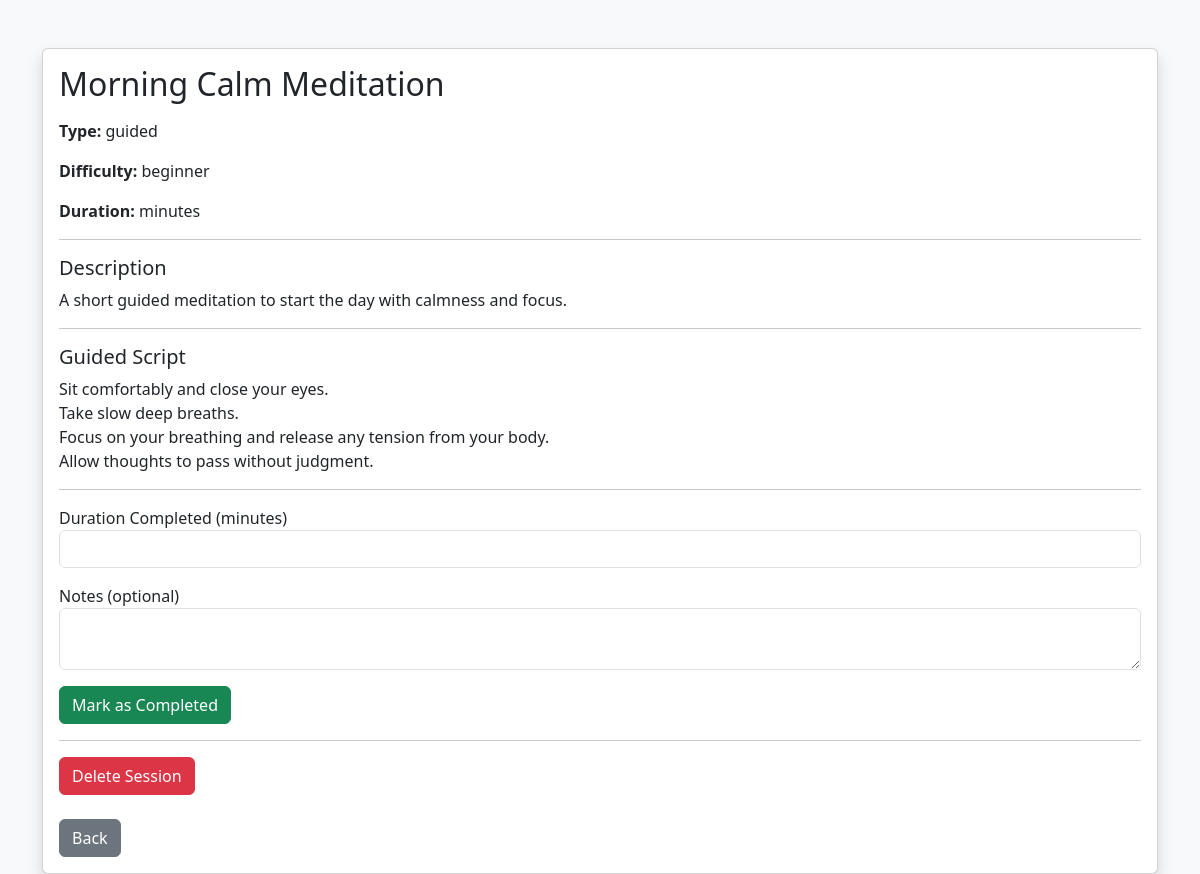
Page /meditation/1 (signed in) on the committed database.
### serenify.py (models this page shows)
class MeditationSession(db.Model):
    id = db.Column(db.Integer, primary_key=True)
    title = db.Column(db.String(100), nullable=False)
    type = db.Column(db.String(50), nullable=False)  # guided, breathing, mindfulness, body_scan
    description = db.Column(db.Text, nullable=False)
    audio_url = db.Column(db.String(200), nullable=True)
    script = db.Column(db.Text, nullable=True)
    difficulty = db.Column(db.String(20), nullable=False)
    created_by = db.Column(db.Integer, db.ForeignKey('user.id'), nullable=False)
    created_at = db.Column(db.DateTime, default=datetime.now)
    creator = db.relationship('User', backref='meditation_sessions')

### serenify.py (the view)
@app.route('/meditation/<int:session_id>')
def meditation_detail(session_id):
    if 'username' not in session:
        return redirect(url_for('login'))
    user = User.query.filter_by(username=session['username']).first()
    session_data = MeditationSession.query.get_or_404(session_id)
    return render_template('meditation_detail.html', user=user, session=session_data)

### templates/meditation_detail.html (shortened to what this page needs)
<!DOCTYPE html>
<html>
<head>
    <link href="https://cdn.jsdelivr.net/npm/bootstrap@5.3.2/dist/css/bootstrap.min.css" rel="stylesheet">
</head>
<body class="bg-light">
<div class="container mt-5">
    <div class="card shadow">
        <div class="card-body">
            <h2 class="mb-3">{{ session.title }}</h2>
            <p><strong>Type:</strong> {{ session.type }}</p>
            <p><strong>Difficulty:</strong> {{ session.difficulty }}</p>
            <p><strong>Duration:</strong> {{ session.duration }} minutes</p>
            <hr>
            <h5>Description</h5>
            <p>{{ session.description }}</p>
            {% if session.script %}
            <hr>
            <h5>Guided Script</h5>
            <p style="white-space: pre-line;">{{ session.script }}</p>
            {% endif %}
            <hr>
            <form method="POST" action="{{ url_for('complete_meditation', session_id=session.id) }}">
                <div class="mb-3">
                    <label>Duration Completed (minutes)</label>
                    <input type="number" name="duration" class="form-control" required>
                </div>
                <div class="mb-3">
                    <label>Notes (optional)</label>
                    <textarea name="notes" class="form-control"></textarea>
                </div>
                <button type="submit" class="btn btn-success">
                    Mark as Completed
                </button>
            </form>
            <hr>
            {% if user.id == session.created_by %}
            <form method="POST" action="{{ url_for('delete_meditation', session_id=session.id) }}">
                <button type="submit" class="btn btn-danger"
                        onclick="return confirm('Are you sure you want to delete this session?')">
                    Delete Session
                </button>
            </form>
            {% endif %}
            <br>
            <a href="{{ url_for('meditation_page') }}" class="btn btn-secondary">
                Back
            </a>
        </div>
    </div>
</div>
</body>
</html>

### rows in the picture
MeditationSession: title "Morning Calm Meditation", type "guided", difficulty "beginner", description "A short guided meditation to start the day with calmness and focus.", script "Sit comfortably and close your eyes. Take slow deep breaths. Focus on your breathing and release any tension from your body. Allow thoughts to pass without judgment."
